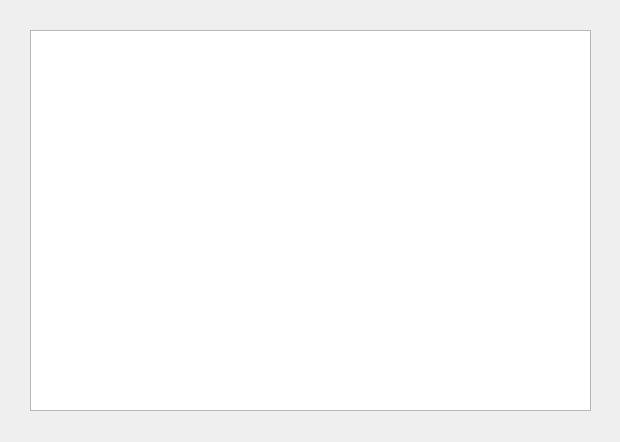
<?xml version="1.0" encoding="UTF-8"?>
<ui version="4.0">
 <class>Form</class>
 <widget class="QWidget" name="Form">
  <property name="geometry">
   <rect>
    <x>0</x>
    <y>0</y>
    <width>620</width>
    <height>442</height>
   </rect>
  </property>
  <property name="windowTitle">
   <string>Form</string>
  </property>
  <widget class="QTableWidget" name="table">
   <property name="geometry">
    <rect>
     <x>30</x>
     <y>30</y>
     <width>561</width>
     <height>381</height>
    </rect>
   </property>
  </widget>
 </widget>
 <resources/>
 <connections/>
</ui>
